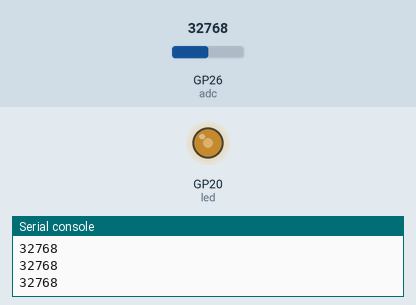
This program was run on a simulated Raspberry Pi Pico running MicroPython. Shown: output pins drawn as LEDs (lit = HIGH), the last lines printed to the serial console. The test bench sets the inputs (shaded band); at power-on: GP26 (adc) = 32768 (analog values on the 0–65535 scale).

Above: at 1.2 s.
1.3 s: GP26 (adc) set to 19660
At 1.8 s:
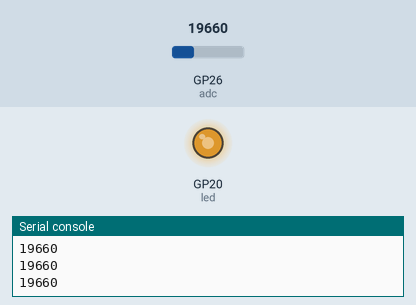
2.8 s: GP26 (adc) set to 7864
At 3.4 s:
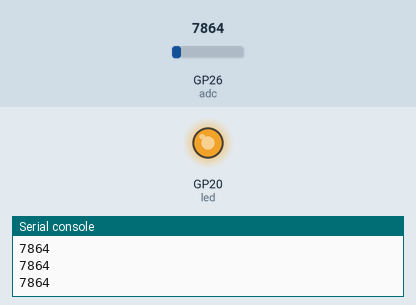
4.3 s: GP26 (adc) set to 57670
At 4.9 s:
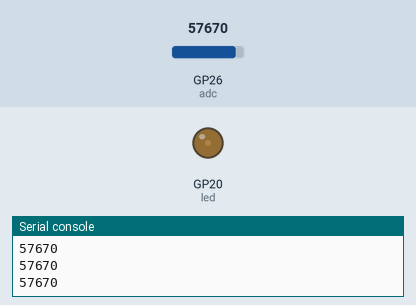
5.9 s: GP26 (adc) set to 65535
At 6.4 s:
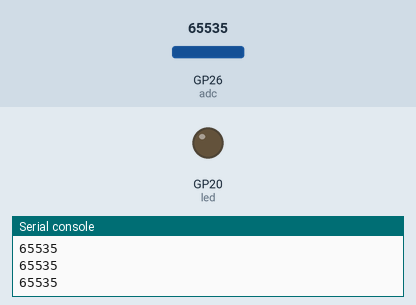
Timing chart, 0 to 8.4 s (numbered marks = the images above; inputs shaded):
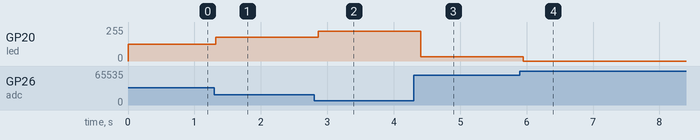

The program:

main.py
```python
from machine import ADC, PWM, Pin
import time

led = PWM(Pin(20))
led.freq(1000)

adc = ADC(Pin(26))


def led_brightness(value):
    """
        Zet de led intensiteit.
        Waarde tussen de 0 en 65535
    """
    # the max value of a unsigned 16 int
    max_value = 65535
    led.duty_u16(max_value - value)


while True:
    adc_value = adc.read_u16()
    print(adc_value)
    led_brightness(adc_value)
    time.sleep(0.11)
```

Measured:
- after the input at 1.3 s, GP20 (led): 127/255 → 179/255 at once
- after the input at 2.8 s, GP20 (led): 179/255 → 224/255 after 0.07 s
- after the input at 4.3 s, GP20 (led): 224/255 → 31/255 after 0.11 s
- after the input at 5.9 s, GP20 (led): 31/255 → 0/255 after 0.05 s
